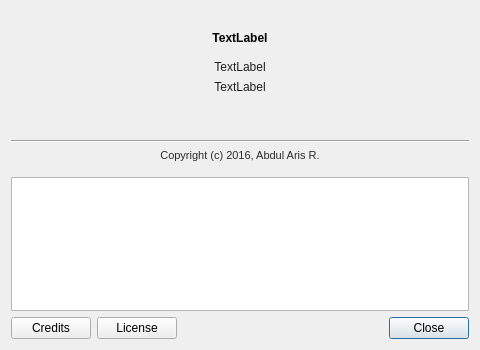
<?xml version="1.0" encoding="UTF-8"?>
<ui version="4.0">
 <class>AboutDialog</class>
 <widget class="QDialog" name="AboutDialog">
  <property name="geometry">
   <rect>
    <x>0</x>
    <y>0</y>
    <width>480</width>
    <height>350</height>
   </rect>
  </property>
  <property name="sizePolicy">
   <sizepolicy hsizetype="Preferred" vsizetype="Preferred">
    <horstretch>0</horstretch>
    <verstretch>0</verstretch>
   </sizepolicy>
  </property>
  <property name="minimumSize">
   <size>
    <width>480</width>
    <height>350</height>
   </size>
  </property>
  <property name="maximumSize">
   <size>
    <width>480</width>
    <height>350</height>
   </size>
  </property>
  <property name="windowTitle">
   <string>About</string>
  </property>
  <property name="windowIcon">
   <iconset resource="res.qrc">
    <normaloff>:/images/icon.png</normaloff>:/images/icon.png</iconset>
  </property>
  <layout class="QVBoxLayout" name="verticalLayout_2">
   <item>
    <widget class="QLabel" name="label_3">
     <property name="minimumSize">
      <size>
       <width>0</width>
       <height>0</height>
      </size>
     </property>
     <property name="maximumSize">
      <size>
       <width>16777215</width>
       <height>16777215</height>
      </size>
     </property>
     <property name="text">
      <string/>
     </property>
     <property name="pixmap">
      <pixmap resource="res.qrc">:/images/icon.png</pixmap>
     </property>
     <property name="scaledContents">
      <bool>false</bool>
     </property>
     <property name="alignment">
      <set>Qt::AlignCenter</set>
     </property>
    </widget>
   </item>
   <item>
    <widget class="QLabel" name="programNameLbl">
     <property name="styleSheet">
      <string notr="true">font-weight: bold</string>
     </property>
     <property name="text">
      <string>TextLabel</string>
     </property>
     <property name="alignment">
      <set>Qt::AlignCenter</set>
     </property>
     <property name="wordWrap">
      <bool>true</bool>
     </property>
    </widget>
   </item>
   <item>
    <widget class="QWidget" name="textContent" native="true">
     <layout class="QVBoxLayout" name="verticalLayout">
      <property name="leftMargin">
       <number>0</number>
      </property>
      <property name="topMargin">
       <number>9</number>
      </property>
      <property name="rightMargin">
       <number>0</number>
      </property>
      <item>
       <widget class="QLabel" name="programVersionLbl">
        <property name="styleSheet">
         <string notr="true">color: rgb(31, 31, 31);</string>
        </property>
        <property name="text">
         <string>TextLabel</string>
        </property>
        <property name="alignment">
         <set>Qt::AlignCenter</set>
        </property>
        <property name="wordWrap">
         <bool>true</bool>
        </property>
       </widget>
      </item>
      <item>
       <widget class="QLabel" name="programDescLbl">
        <property name="styleSheet">
         <string notr="true">color: rgb(31, 31, 31);</string>
        </property>
        <property name="text">
         <string>TextLabel</string>
        </property>
        <property name="alignment">
         <set>Qt::AlignCenter</set>
        </property>
        <property name="wordWrap">
         <bool>true</bool>
        </property>
       </widget>
      </item>
      <item>
       <spacer name="verticalSpacer">
        <property name="orientation">
         <enum>Qt::Vertical</enum>
        </property>
        <property name="sizeHint" stdset="0">
         <size>
          <width>20</width>
          <height>40</height>
         </size>
        </property>
       </spacer>
      </item>
      <item>
       <widget class="Line" name="line">
        <property name="orientation">
         <enum>Qt::Horizontal</enum>
        </property>
       </widget>
      </item>
      <item>
       <widget class="QLabel" name="label_2">
        <property name="text">
         <string>&lt;html&gt;&lt;head/&gt;&lt;body&gt;&lt;p&gt;&lt;span style=&quot; font-size:8pt; color:#2b2b2b;&quot;&gt;Copyright (c) 2016, Abdul Aris R.&lt;/span&gt;&lt;/p&gt;&lt;/body&gt;&lt;/html&gt;</string>
        </property>
        <property name="alignment">
         <set>Qt::AlignCenter</set>
        </property>
       </widget>
      </item>
     </layout>
    </widget>
   </item>
   <item>
    <widget class="QTextEdit" name="textEdit">
     <property name="styleSheet">
      <string notr="true">font: 8pt &quot;Sans&quot;;</string>
     </property>
     <property name="readOnly">
      <bool>true</bool>
     </property>
     <property name="textInteractionFlags">
      <set>Qt::LinksAccessibleByKeyboard|Qt::LinksAccessibleByMouse|Qt::TextBrowserInteraction|Qt::TextSelectableByKeyboard|Qt::TextSelectableByMouse</set>
     </property>
    </widget>
   </item>
   <item>
    <layout class="QHBoxLayout" name="horizontalLayout">
     <property name="spacing">
      <number>6</number>
     </property>
     <item>
      <widget class="QPushButton" name="creditBtn">
       <property name="text">
        <string>Credits</string>
       </property>
       <property name="checkable">
        <bool>true</bool>
       </property>
       <property name="autoDefault">
        <bool>false</bool>
       </property>
      </widget>
     </item>
     <item>
      <widget class="QPushButton" name="licenseBtn">
       <property name="text">
        <string>License</string>
       </property>
       <property name="checkable">
        <bool>true</bool>
       </property>
       <property name="autoDefault">
        <bool>false</bool>
       </property>
      </widget>
     </item>
     <item>
      <spacer name="horizontalSpacer">
       <property name="orientation">
        <enum>Qt::Horizontal</enum>
       </property>
       <property name="sizeHint" stdset="0">
        <size>
         <width>40</width>
         <height>20</height>
        </size>
       </property>
      </spacer>
     </item>
     <item>
      <widget class="QPushButton" name="pushButton_3">
       <property name="minimumSize">
        <size>
         <width>70</width>
         <height>0</height>
        </size>
       </property>
       <property name="maximumSize">
        <size>
         <width>16777215</width>
         <height>16777215</height>
        </size>
       </property>
       <property name="text">
        <string>Close</string>
       </property>
      </widget>
     </item>
    </layout>
   </item>
  </layout>
 </widget>
 <resources>
  <include location="res.qrc"/>
 </resources>
 <connections>
  <connection>
   <sender>pushButton_3</sender>
   <signal>clicked()</signal>
   <receiver>AboutDialog</receiver>
   <slot>accept()</slot>
   <hints>
    <hint type="sourcelabel">
     <x>389</x>
     <y>309</y>
    </hint>
    <hint type="destinationlabel">
     <x>236</x>
     <y>261</y>
    </hint>
   </hints>
  </connection>
  <connection>
   <sender>creditBtn</sender>
   <signal>clicked(bool)</signal>
   <receiver>AboutDialog</receiver>
   <slot>onCreditsClicked(bool)</slot>
   <hints>
    <hint type="sourcelabel">
     <x>18</x>
     <y>300</y>
    </hint>
    <hint type="destinationlabel">
     <x>3</x>
     <y>294</y>
    </hint>
   </hints>
  </connection>
  <connection>
   <sender>licenseBtn</sender>
   <signal>clicked(bool)</signal>
   <receiver>AboutDialog</receiver>
   <slot>onLicenseClicked(bool)</slot>
   <hints>
    <hint type="sourcelabel">
     <x>140</x>
     <y>300</y>
    </hint>
    <hint type="destinationlabel">
     <x>208</x>
     <y>290</y>
    </hint>
   </hints>
  </connection>
 </connections>
 <slots>
  <slot>onCreditsClicked(bool)</slot>
  <slot>onLicenseClicked(bool)</slot>
 </slots>
</ui>
